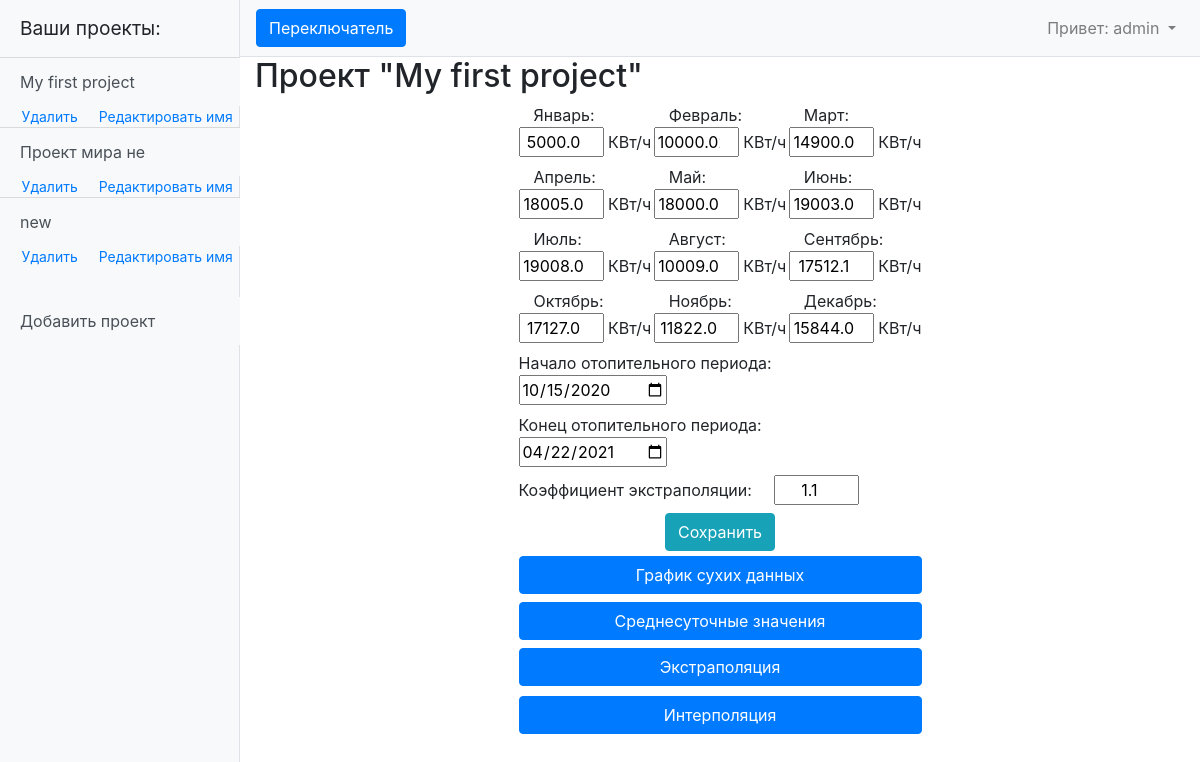
The page /projects/17 (signed in) on the database as committed earlier.
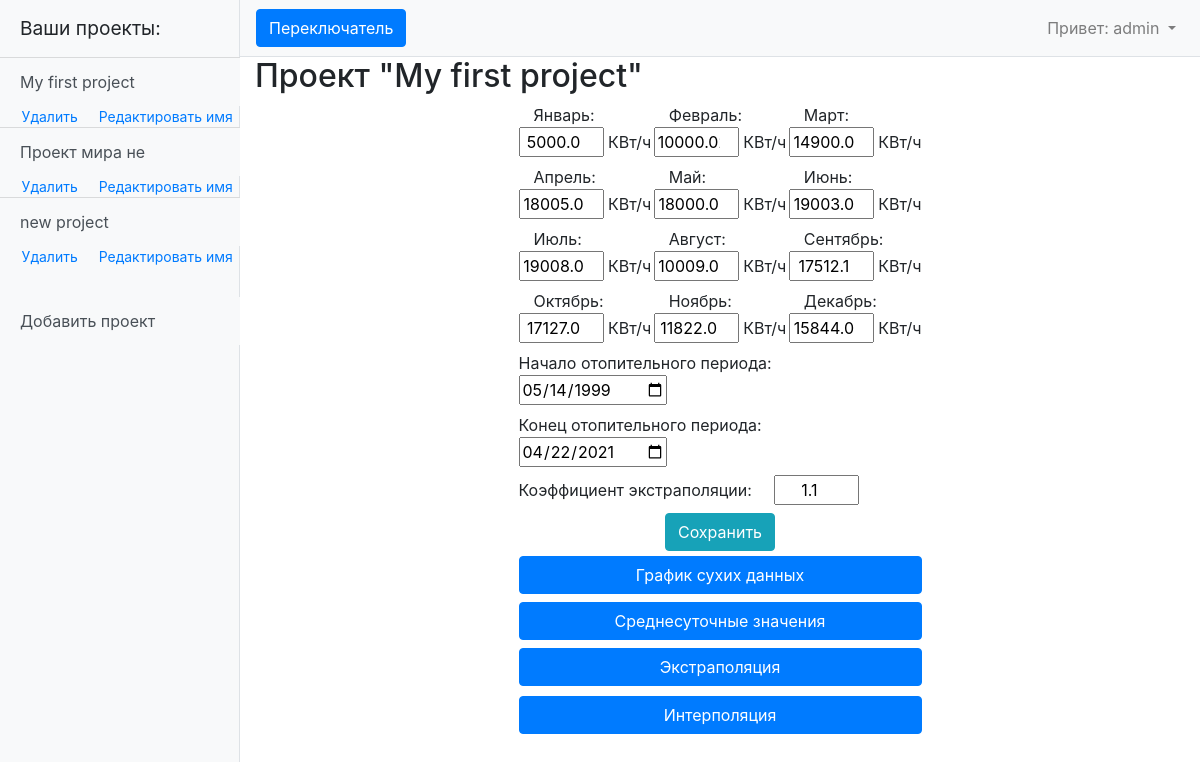
The same page on the database as committed later.
### myapp/models.py (models this page shows, shortened)
class Data(models.Model):
    month = 'M'
    FIELD = [
        (month, 'ежемесячные данные'),
    ]
    project = models.ForeignKey(Project, on_delete=models.CASCADE)
    project_type = models.CharField(max_length=1, choices=FIELD, default='M')
    data = models.TextField(default='0 0 0 0 0 0 0 0 0 0 0 0')
    begin_heating = models.DateField(default=f'{datetime.now().year - 1}-10-15')
    end_heating = models.DateField(default=f'{datetime.now().year}-04-15')
    coef = models.FloatField(default=1.1)

class Project(models.Model):
    user = models.ForeignKey(User, on_delete=models.CASCADE)
    project_name = models.CharField(max_length=255, unique=True)
    project_date_creation = models.DateTimeField(auto_now_add=True)

### myapp/views.py (the view, shortened to what this page needs)
# urls.py: path('projects/<int:pk>', ProjectData.as_view()),
@method_decorator(login_required, name='dispatch')
class ProjectData(DetailView):
    model = Data
    template_name = 'project_details.html'
    context_object_name = 'single_project'
    def get_context_data(self, **kwargs):
        context = super().get_context_data(**kwargs)
        data = Data.objects.get(id=self.kwargs.get('pk'))
        list_data = list(map(float, data.data.split(' ')))
        months = ['Январь', 'Февраль', 'Март', 'Апрель', 'Май', 'Июнь', 'Июль', 'Август', 'Сентябрь', 'Октябрь', 'Ноябрь', 'Декабрь']
        context['output_data'] = {}
        for number, month in zip(list_data, months):
            context['output_data'][month] = str(number)
        context['coef'] = str(data.coef)
        context['a_project'] = Data.objects.filter(project__user__username=self.request.user)
        context['list_data'] = list_data  # сухие данные
        return context

### templates/project_details.html (shortened to what this page needs)
{% extends 'default.html' %}
{% block content %}
    <h2>Проект "{{ single_project.project.project_name }}"</h2>
    <div class="main-div">
        <form method="POST">
            <div class="input-div">
                {% for month, number in output_data.items %}
                    <label><p class="input-label">{{ month }}:</p>
                        <input required class="data-input" type="number" value="{{ number }}" name="{{ month }}" placeholder="Данные за {{ month }}" min="0" step="0.01"> КВт/ч
                    </label>
                {% endfor %}
                <div class="div-date">
                    <label>Начало отопительного периода:
                        <input required type="date" name="begin_heating" value="{{ single_project.begin_heating|date:'Y-m-d' }}">
                    </label>
                    <label>Конец отопительного периода: &nbsp;
                        <input required type="date" name="end_heating" value="{{ single_project.end_heating|date:'Y-m-d' }}">
                    </label>
                    <label>Коэффициент экстраполяции: &nbsp; &nbsp;
                        <input required class="data-input" type="number" value="{{ coef }}" name="coef" placeholder="" min="1" step="0.001">
                    </label>
                </div>
                <div class="div-data-submit">
                    <input class="btn btn-info" id="btn-save" type="submit" value="Сохранить">
                </div>
                <div class="div-btn-interpol">
                    <input class="btn btn-primary btn-block" type="button" id="btn1" value="График сухих данных">
                    <input class="btn btn-primary btn-block" type="button" id="btn2" value="Среднесуточные значения">
                    <input class="btn btn-primary btn-block" type="button" id="btn3" value="Экстраполяция">
                    <div class="my_dropdown">
                    <input class="btn btn-primary btn-block dropbtn" type="button" id="btn4" value="Интерполяция">
                    </div>
                </div>
            </div>
        </form>
    </div>
{% endblock content%}

### templates/default.html (shortened to what this page needs)
{% load static %}
<!DOCTYPE html>
<html lang="ru">
<head>
    <link href="{% static 'vendor/bootstrap/css/bootstrap.min.css' %}" rel="stylesheet ">
    <link href="{% static 'css/simple-sidebar.css' %}" rel="stylesheet">
    <link href="{% static 'my_style.css' %}" rel="stylesheet">
    <link href="{% static 'style_for_graph' %}" rel="stylesheet">
</head>
<body>
  <div class="d-flex" id="wrapper">
    <div class="bg-light border-right" id="sidebar-wrapper" style="max-width: 240px;">
      <div class="sidebar-heading">Ваши проекты:</div>
      <div class="list-group list-group-flush">
          {% if user.is_authenticated %}
              {% for project in a_project %}
                  <a href="/projects/{{ project.id }}" class="list-group-item list-group-item-action bg-light" style="border-width: 1px 0 0;">{{ project.project.project_name }}</a>
                  <div class="div-del-ed">
                    <a class="" style="margin-left: 0; font-size: 14px" href="/delete/{{ project.project.id }}">Удалить</a>
                    <a class="" style="margin-left: 0; font-size: 14px" href="/create_project/{{ project.project.id }}">Редактировать имя</a>
                  </div>
              {% endfor %}
              <a href="/create_project" class="list-group-item list-group-item-action bg-light" style="margin-top: 30px;">Добавить проект</a>
          {% else %}
              <p class="list-group-item">Здесь будут отображаться ваши проекты </p>
          {% endif %}
      </div>
    </div>
    <div id="page-content-wrapper">
      <nav class="navbar navbar-expand-lg navbar-light bg-light border-bottom">
        <button class="btn btn-primary" id="menu-toggle">Переключатель</button>
        <div class="collapse navbar-collapse" id="navbarSupportedContent">
          <ul class="navbar-nav ml-auto mt-2 mt-lg-0">
            {% if user.is_authenticated %}
              <li class="nav-item dropdown">
                <a class="nav-link dropdown-toggle" href="#" id="navbarDropdown" role="button" data-toggle="dropdown" aria-haspopup="true" aria-expanded="false">
                  <span>Привет: {{ user.username }}</span>
                </a>
              </li>
            {% endif %}
          </ul>
        </div>
      </nav>
      <div class="container-fluid">
        {% block content %}{% endblock content %}
      </div>
    </div>
  </div>
</body>
</html>

### static/css/simple-sidebar.css (style rules this page uses)
#wrapper { overflow-x: hidden; }
#sidebar-wrapper { min-height: 100vh; margin-left: -15rem; -webkit-transition: margin .25s ease-out; -moz-transition: margin .25s ease-out; -o-transition: margin .25s ease-out; transition: margin .25s ease-out; }
#sidebar-wrapper .sidebar-heading { padding: 0.875rem 1.25rem; font-size: 1.2rem; }
#sidebar-wrapper .list-group { width: 15rem; }
#page-content-wrapper { min-width: 100vw; }
@media (min-width: 768px) { #sidebar-wrapper { margin-left: 0; } }
@media (min-width: 768px) { #page-content-wrapper { min-width: 0; width: 100%; } }

### static/my_style.css (style rules this page uses)
.main-div { display: flex; flex-wrap: wrap; justify-content: space-between; }
.div-btn-interpol { margin-top: 5px; display: flex; justify-content: center; flex-wrap: wrap; }
.input-div { display: flex; flex-wrap: wrap; justify-content: space-between; max-width: 403px; }
.input-label { padding-left: 15px; margin: 0; }
.data-input { width: 85px; text-align: center; }
.div-data-submit { display: flex; justify-content: center; width: 100%; }
.div-del-ed { display: flex; justify-content: space-between; width: 88%; margin-left: 9%; }
.div-date { width: 100%; display: flex; flex-wrap: wrap; }
@media (max-width: 1200px) { .main-div { justify-content: center; } }
.my_dropdown { margin-top: 10px; width: 100%; position: relative; display: inline-block; }

Rows that differ between the two databases and show on the page:
removed Data: project.project_name "new"
changed Data "My first project": begin_heating "10/15/2020" → "05/14/1999"
added Data: project.project_name "new project"
